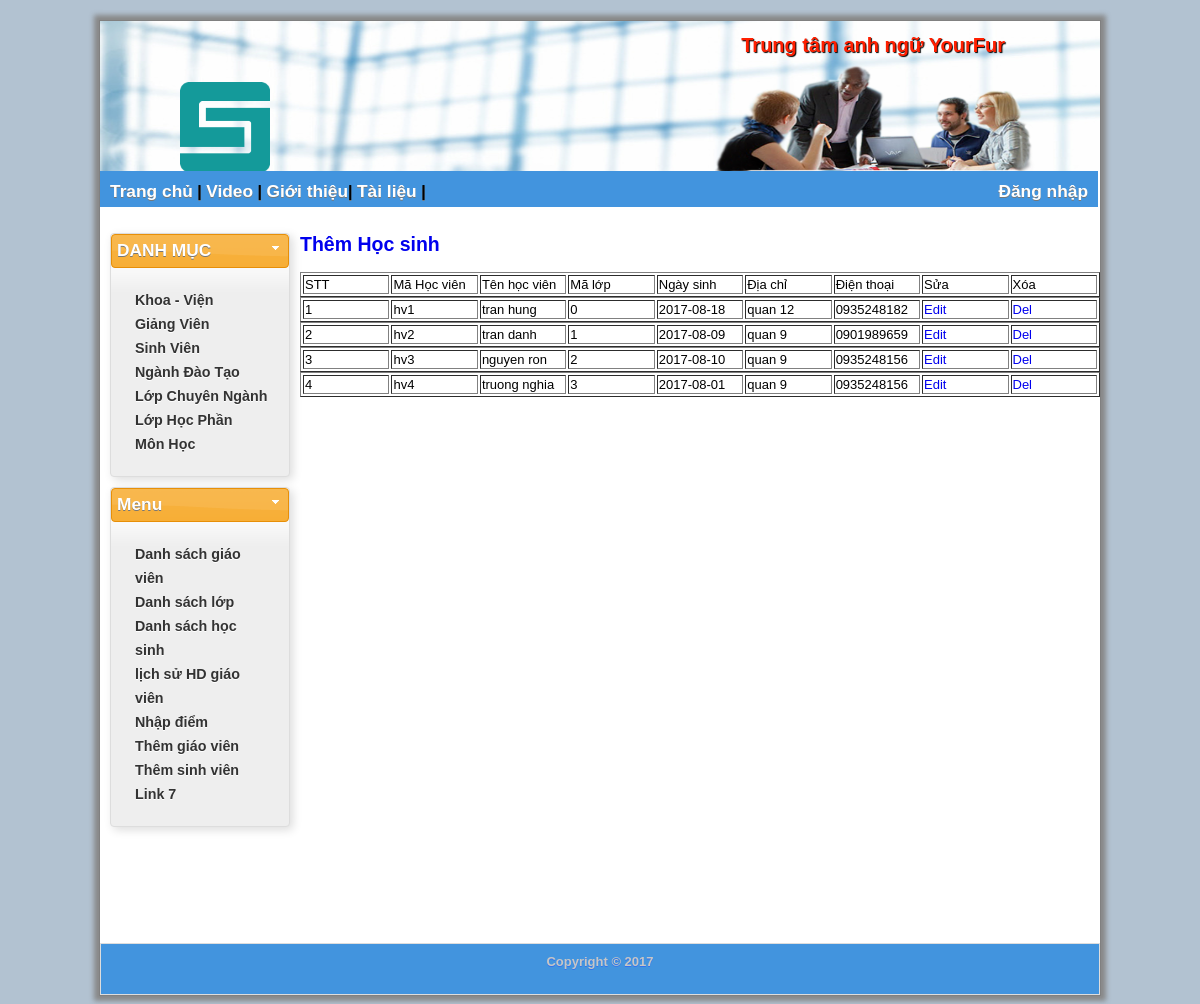
/studentlist.php, run on the app's committed database.
### tables this page shows
CREATE TABLE `hocvien` (
  `MaHV` varchar(11) NOT NULL,
  `TenHV` varchar(30) NOT NULL,
  `MaLop` int(10) NOT NULL,
  `NgaySinh` date NOT NULL,
  `DiaChi` varchar(200) NOT NULL,
  `DienThoai` varchar(15) NOT NULL,
  `QueQuan` varchar(50) NOT NULL,
  `password` varchar(50) NOT NULL
);

### studentlist.php (the view, shortened to what this page needs)
<?php
require "header.php";?>
	<div id="contentWrapper" >
			<div id="leftSide" >
				<div class="group-box" id="danhmuc">
						<div class="title">DANH MỤC</div>
						<div class="group-box-content">
							<ul>
								<li> <a href="khoa.php"> Khoa - Viện</a> </li>
								<li> <a href="giangvien.php">Giảng Viên</a> </li>
								<li> <a href="sinhvien.php">Sinh Viên</a> </li>
								<li> <a href="nganh.php">Ngành Đào Tạo</a> </li>
								<li> <a href="lopchuyennganh.php">Lớp Chuyên Ngành</a> </li>
								<li> <a href="lophocphan.php">Lớp Học Phần</a> </li>
								<li> <a href="monhoc.php">Môn Học</a> </li>
							</ul>
						</div>
				</div>
				<div class="group-box">
						<div class="title">Menu</div>
						<div class="group-box-content">
						<ul>
							<li> <a href="teacherlist.php">Danh sách giáo viên</a> </li>
							<li> <a href="classlist.php">Danh sách lớp</a> </li>
							<li> <a href="studentlist.php">Danh sách học sinh</a> </li>
							<li> <a href="contractlist.php">lịch sử HD giáo viên</a> </li>
							<li> <a href="ketqua.php">Nhập điểm</a> </li>
							<li> <a href="uploadfile.php">Thêm giáo viên</a> </li>
							<li> <a href="addstudent.php">Thêm sinh viên</a> </li>
							<li> <a href="index.php">Link 7</a> </li>
						</ul>
						</div>
				</div>
			</div>
		<div id="mainContent">
		<h2 color='red' ><a href="addstudent.php">Thêm Học sinh</a></h2>
	<table align='center' width='800' border='1'>
	<tr>
	<td width='80'>STT</td>
	<td width='80'>Mã Học viên</td>
	<td width='80'>Tên học viên</td>
	<td width='80'>Mã lớp</td>
	<td width='80'>Ngày sinh</td>
	<td width='80'>Địa chỉ</td>
	<td width='80'>Điện thoại</td>
	<td width='80'>Sửa</td>
	<td width='80'>Xóa</td>
	</tr>
	</table>
	<?php
	$conn=mysqli_connect('localhost','root','','ttta') or die("can't connect this database");
	$sql="select * from hocvien";
	$query=mysqli_query($conn,$sql);
	if(mysqli_num_rows($query) == " ")
	{
	echo "<tr><td colspan='6' align='center'>Chua co username nao</td></tr>";
	}
	else
	{
	$stt=0;
	while($row=mysqli_fetch_array($query))
	{
	$stt++;
	echo "<table align='center' width='800' border='1'>";
	echo "<tr>";
	echo "<td width='80' >$stt</td>";
	echo "<td width='80' >$row[MaHV]</td>";
	echo "<td width='80' >$row[TenHV]</td>";
	echo "<td width='80' >$row[MaLop]</td>";
	echo "<td width='80' >$row[NgaySinh]</td>";
	echo "<td width='80' >$row[DiaChi]</td>";
	echo "<td width='80' >$row[DienThoai]</td>";
	echo "<td width='80' ><a href='edit_student.php?studentid=$row[MaHV]'>Edit</a></td>";
	echo "<td width='80' ><a href='del_student.php?studentid=$row[MaHV]'>Del</a></td>";
	echo "</tr>";
	echo "</table>";
	}
	}
?>
<?php require "footer.php";?>

### header.php (shortened to what this page needs)
<!doctype html>
<html>
<head>
	<link rel="stylesheet" type="text/css" href="css/style.css" />
	<link rel="stylesheet" 	href="css/ui-lightness/jquery-ui-1.10.2.custom.css" />
</head>
<body>
	<div id="pageWrapper">
		<div id="header">
			<a href="index.php">
			<img id="logo" src="<?php echo IMAGES_DIR;?>/yourfur.png" alt="Khoa Khoa Học Tự Nhiên" />
			</a>
			<h1 id="siteTitle"> Trung tâm anh ngữ YourFur </h1>
			<img id="logo2" src="<?php echo IMAGES_DIR;?>/logo2.png" />
		</div>
		<div id="nav">
		<div  id="menu" >
			<a href="index.php">Trang chủ</a> |
			<a href="video.php">Video</a>	|
			<a href="gioithieu.php">Giới thiệu</a>|
			<a href="tailieu.php">Tài liệu</a>	|
		</div>
		<div  id="login" >
			<?php
				if (isset($_SESSION["loggedin"])){
					echo "Xin chào ". $_SESSION["HoTen"];
					echo " | <a href='login.php?logut' id='aLogout'>Thoát</a>";
				}else {
					echo "<a href='login.php'>Đăng nhập</a>";
				}
			?>
		</div>
		</div>

### footer.php
			</div>
		</div>
	<div id="footer">
	Copyright &copy; 2017
	</div>
	</div>
</body>
</html>

### css/style.css (style rules this page uses)
body { background-color: #B2C2D1; }
img { border: none; border-style: none; }
a { text-decoration: none; border: none; }
#pageWrapper { font-family: Arial, Helvetica, Sans-Serif; font-style: normal; font-weight: normal; font-size: 13px; width:1000px; margin-left:auto; margin-right:auto; margin-top: 20px; background-color: #FFF; -moz-box-shadow: 0 0 5px 5px #888; -webkit-box-shadow: 0 0 5px 5px#888; box-shadow: 0 0 5px 5px #888; border:solid 1px #808080; }
#header { width:1000px; height:150px; position:relative; background-image:url(../images/header.png); background-repeat:repeat-x; }
#footer { position:relative; height:30px; background-color: #4294DE; border: 1px solid #ddd; color: #c6c6c6; text-shadow: 0 1px 0 #3372EB; font-weight:bold; v-align:middle; padding: 10px; text-align: center; }
#logo { position:relative; left: 80px; top:61px; width: 90px; height: 90px; }
#logo2 { position: absolute; right: 65px; top: 40px; width:320px; height:110px; }
#siteTitle { position:absolute; right: 95px; top: 0px; font-size:20px; color:#FF1F00; text-shadow: 1px 1px 1px #000; }
#nav { position:relative; width: 978px; height:26px; background-color: #4294DE; margin-top: 0; font-size:12pt; font-weight:bold; text-shadow:0 1px 0 #777; padding-top: 10px; padding-left: 10px; padding-right:10px; }
#nav a { text-decoration: none; color:#fff; font-size:13pt; font-weight:bold; text-shadow:0 1px 0 #777; }
#nav #login { float:right; color:#fff; font-size:12pt; font-weight:bold; text-shadow:0 1px 0 #777; }
#nav #menu { float:left; }
#contentWrapper { position: relative; width:1000px; min-height: 720px; }
#leftSide { position: absolute; top: 10px; left:10px; width: 180px; float: left; min-height: 250px; }
#mainContent { position: relative; top: 10px; left:200px; width: 790px; min-height: 520px; }
.group-box-content { padding: 10px; }
#leftSide .group-box-content ul { list-style: none; margin: 0px; padding: 10px; }
#leftSide .group-box-content ul li { text-shadow: 0 1px 0 #fff; font-weight:bold; line-height: 24px; padding-left: 4px; cursor: pointer; }
.group-box { margin-bottom: 10px; -moz-box-shadow:2px 2px 5px #ccc; -webkit-box-shadow:2px 2px 5px #ccc; box-shadow:3px 3px 10px #ddd; }
.group-box .title { height: 22px; padding: 5px; font-size:13pt; font-weight:bold; text-shadow:0 1px 0 #777; }

### data on the page
hocvien: MaHV "hv1", TenHV "tran hung", MaLop "0", NgaySinh "2017-08-18", DiaChi "quan 12", DienThoai "0935248182"
hocvien: MaHV "hv2", TenHV "tran danh", MaLop "1", NgaySinh "2017-08-09", DiaChi "quan 9", DienThoai "0901989659"
hocvien: MaHV "hv3", TenHV "nguyen ron", MaLop "2", NgaySinh "2017-08-10", DiaChi "quan 9", DienThoai "0935248156"
hocvien: MaHV "hv4", TenHV "truong nghia", MaLop "3", NgaySinh "2017-08-01", DiaChi "quan 9", DienThoai "0935248156"
